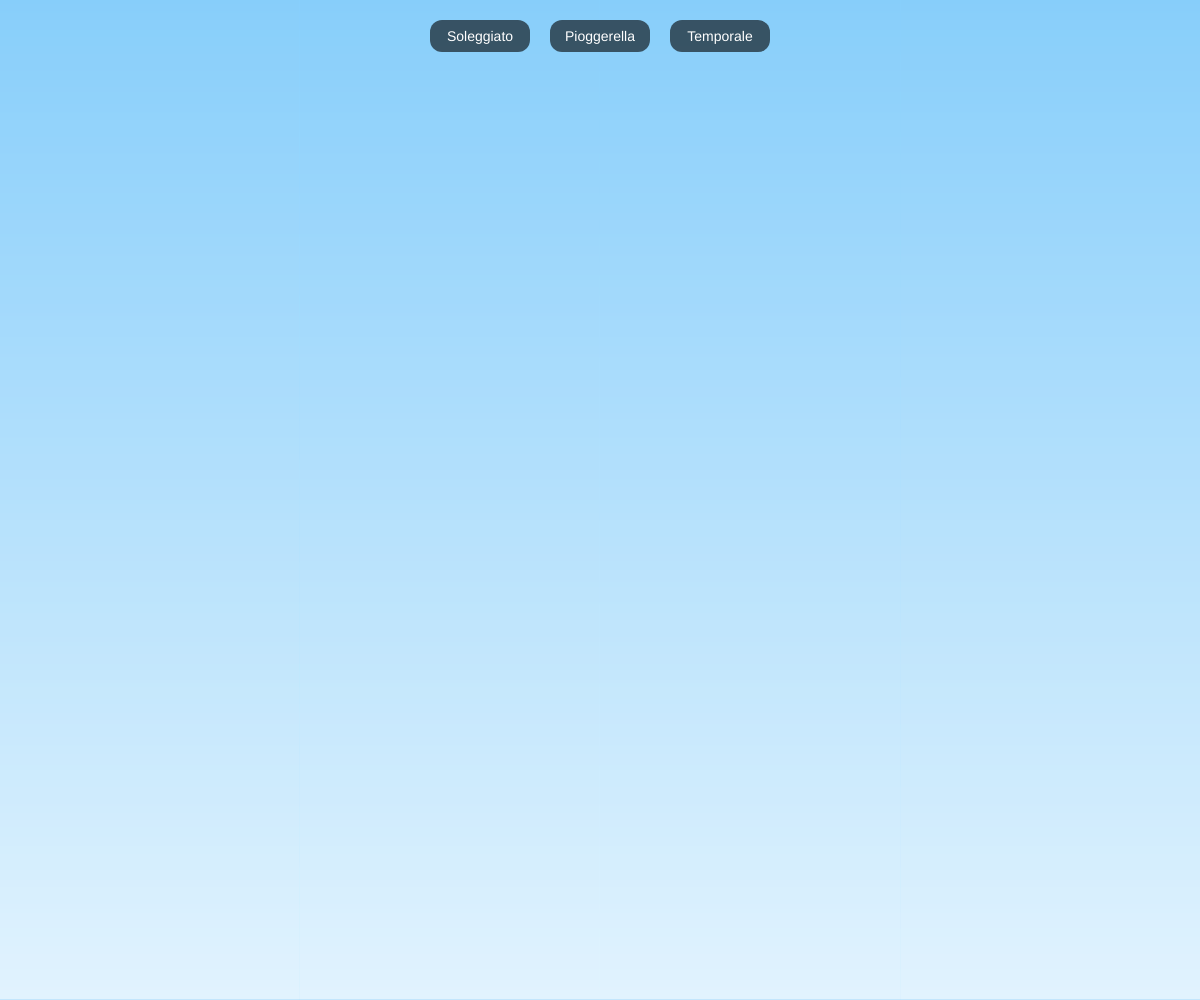
Frame 1 (no input)
Frame 60 (no input): identical to frame 1, image omitted
Frame 120 (the mouse pressed at the canvas centre since frame 60): identical to frame 1, image omitted

The p5.js sketch that drew this single still picture (run headless with seeded random() and noise() and a simulated clock; from frame 60 on, the mouse is pressed at the canvas centre):

// p5.js sketch
// ── sketch.js
let currentWeather;
let targetWeather;
let buttons = [];
let flash = false;
let lastFlash = 0;
let weatherName = "";

function setup() {
  createCanvas(windowWidth, windowHeight);
  createButtonStyles();

  currentWeather = {
    bg: color(135, 206, 250),
    rainCount: 0,
    rainLength: 0,
    rainWeight: 0,
  };

  targetWeather = { ...currentWeather };
  weatherName = "soleggiato";

  const labels = ["Soleggiato", "Pioggerella", "Temporale"];
  labels.forEach((label) => {
    const btn = createButton(label);
    btn.mousePressed(() => changeWeather(label.toLowerCase()));
    btn.addClass("weather-btn");
    buttons.push(btn);
  });

  positionButtons();
}

function windowResized() {
  resizeCanvas(windowWidth, windowHeight);
  positionButtons();
  // Riapplica il meteo corrente con scala aggiornata
  changeWeather(weatherName);
}

function positionButtons() {
  const spacing = 20;
  const btnWidth = 100;
  const totalWidth = btnWidth * buttons.length + spacing * (buttons.length - 1);
  const startX = (windowWidth - totalWidth) / 2;

  buttons.forEach((btn, i) => {
    btn.position(startX + i * (btnWidth + spacing), 20);
  });
}

function changeWeather(type) {
  weatherName = type;

  if (type === "soleggiato") {
    targetWeather = {
      bg: color(135, 206, 250),
      rainCount: 0,
      rainLength: 0,
      rainWeight: 0,
    };
  } else if (type === "pioggerella") {
    targetWeather = {
      bg: color(170, 190, 210),
      rainCount: scaleRainAmount(80),
      rainLength: 12,
      rainWeight: 1.2,
    };
  } else if (type === "temporale") {
    targetWeather = {
      bg: color(40),
      rainCount: scaleRainAmount(600),
      rainLength: 50,
      rainWeight: 3,
    };
  }
}

function draw() {
  // Lampo nel temporale
  let flashActive = false;
  if (weatherName === "temporale") {
    if (random() < 0.01 && millis() - lastFlash > 1000) {
      flash = true;
      lastFlash = millis();
    }
    if (flash && millis() - lastFlash < 100) {
      flashActive = true;
    } else {
      flash = false;
    }
  }

  // Transizione meteo
  currentWeather.bg = lerpColor(currentWeather.bg, targetWeather.bg, 0.05);
  currentWeather.rainCount = lerp(currentWeather.rainCount, targetWeather.rainCount, 0.05);
  currentWeather.rainLength = lerp(currentWeather.rainLength, targetWeather.rainLength, 0.05);
  currentWeather.rainWeight = lerp(currentWeather.rainWeight, targetWeather.rainWeight, 0.05);

  // Sfondo
  if (flashActive) {
    background(255);
  } else {
    background(currentWeather.bg);
  }

  // Gradiente soleggiato
  if (weatherName === "soleggiato" && currentWeather.rainCount < 10) {
    drawSunnyGradient();
  }

  // Pioggia
  if (currentWeather.rainCount > 1) {
    drawRain(currentWeather.rainCount, currentWeather.rainLength, currentWeather.rainWeight);
  }
}

function drawRain(count, maxLength, weight) {
  let wind = 5; // inclinazione pioggia (positivo = destra)
  for (let i = 0; i < count; i++) {
    let gl = random(10, maxLength);
    let gx = random(0, width);
    let gy = random(-gl, height);
    strokeWeight(random(1, weight));
    stroke(255, random(180, 255));
    line(gx, gy, gx + wind, gy + gl);
  }
}

function drawSunnyGradient() {
  for (let y = 0; y < height; y++) {
    let inter = map(y, 0, height, 0, 1);
    let c = lerpColor(color(135, 206, 250), color(255, 255, 255), inter);
    stroke(c);
    line(0, y, width, y);
  }
}

function createButtonStyles() {
  const style = `
    .weather-btn {
      background: rgba(0, 0, 0, 0.6);
      color: white;
      border: none;
      border-radius: 12px;
      padding: 8px 12px;
      font-size: 14px;
      cursor: pointer;
      width: 100px;
      text-align: center;
    }
    .weather-btn:hover {
      background: rgba(0, 0, 0, 0.8);
    }
  `;
  const styleTag = createElement('style', style);
  styleTag.parent(document.head);
}

function scaleRainAmount(baseCount) {
  let referenceArea = 1600 * 900;
  let currentArea = width * height;
  let scaleFactor = currentArea / referenceArea;

  return baseCount * scaleFactor;
}
